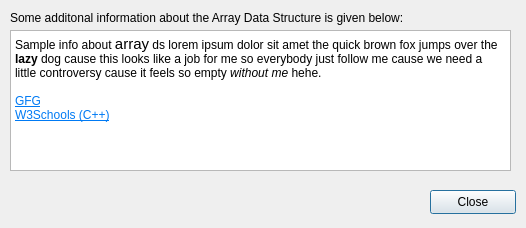
<?xml version="1.0" encoding="UTF-8"?>
<ui version="4.0">
 <class>ArrayKnowmore</class>
 <widget class="QDialog" name="ArrayKnowmore">
  <property name="geometry">
   <rect>
    <x>0</x>
    <y>0</y>
    <width>526</width>
    <height>228</height>
   </rect>
  </property>
  <property name="windowTitle">
   <string>Dialog</string>
  </property>
  <widget class="QLabel" name="label">
   <property name="geometry">
    <rect>
     <x>10</x>
     <y>10</y>
     <width>521</width>
     <height>16</height>
    </rect>
   </property>
   <property name="text">
    <string>Some additonal information about the Array Data Structure is given below:</string>
   </property>
  </widget>
  <widget class="QTextBrowser" name="textBrowser">
   <property name="geometry">
    <rect>
     <x>10</x>
     <y>30</y>
     <width>501</width>
     <height>141</height>
    </rect>
   </property>
   <property name="html">
    <string>&lt;!DOCTYPE HTML PUBLIC &quot;-//W3C//DTD HTML 4.0//EN&quot; &quot;http://www.w3.org/TR/REC-html40/strict.dtd&quot;&gt;
&lt;html&gt;&lt;head&gt;&lt;meta name=&quot;qrichtext&quot; content=&quot;1&quot; /&gt;&lt;meta charset=&quot;utf-8&quot; /&gt;&lt;style type=&quot;text/css&quot;&gt;
p, li { white-space: pre-wrap; }
&lt;/style&gt;&lt;/head&gt;&lt;body style=&quot; font-family:'Segoe UI'; font-size:9pt; font-weight:400; font-style:normal;&quot;&gt;
&lt;p style=&quot; margin-top:0px; margin-bottom:0px; margin-left:0px; margin-right:0px; -qt-block-indent:0; text-indent:0px;&quot;&gt;Sample info about &lt;span style=&quot; font-size:11pt;&quot;&gt;array&lt;/span&gt; ds lorem ipsum dolor sit amet the quick brown fox jumps over the &lt;span style=&quot; font-weight:700;&quot;&gt;lazy&lt;/span&gt; dog cause this looks like a job for me so everybody just follow me cause we need a little controversy cause it feels so empty &lt;span style=&quot; font-style:italic;&quot;&gt;without me&lt;/span&gt; hehe.&lt;/p&gt;
&lt;p style=&quot;-qt-paragraph-type:empty; margin-top:0px; margin-bottom:0px; margin-left:0px; margin-right:0px; -qt-block-indent:0; text-indent:0px;&quot;&gt;&lt;br /&gt;&lt;/p&gt;
&lt;p style=&quot; margin-top:0px; margin-bottom:0px; margin-left:0px; margin-right:0px; -qt-block-indent:0; text-indent:0px;&quot;&gt;&lt;a href=&quot;https://www.geeksforgeeks.org/array-data-structure/&quot;&gt;&lt;span style=&quot; text-decoration: underline; color:#007af4;&quot;&gt;GFG&lt;/span&gt;&lt;/a&gt;&lt;/p&gt;
&lt;p style=&quot; margin-top:0px; margin-bottom:0px; margin-left:0px; margin-right:0px; -qt-block-indent:0; text-indent:0px;&quot;&gt;&lt;a href=&quot;https://www.w3schools.com/cpp/cpp_arrays.asp&quot;&gt;&lt;span style=&quot; text-decoration: underline; color:#007af4;&quot;&gt;W3Schools (C++)&lt;/span&gt;&lt;/a&gt;&lt;/p&gt;&lt;/body&gt;&lt;/html&gt;</string>
   </property>
  </widget>
  <widget class="QPushButton" name="pushButton">
   <property name="geometry">
    <rect>
     <x>430</x>
     <y>190</y>
     <width>86</width>
     <height>24</height>
    </rect>
   </property>
   <property name="text">
    <string>Close</string>
   </property>
  </widget>
 </widget>
 <resources/>
 <connections/>
</ui>
